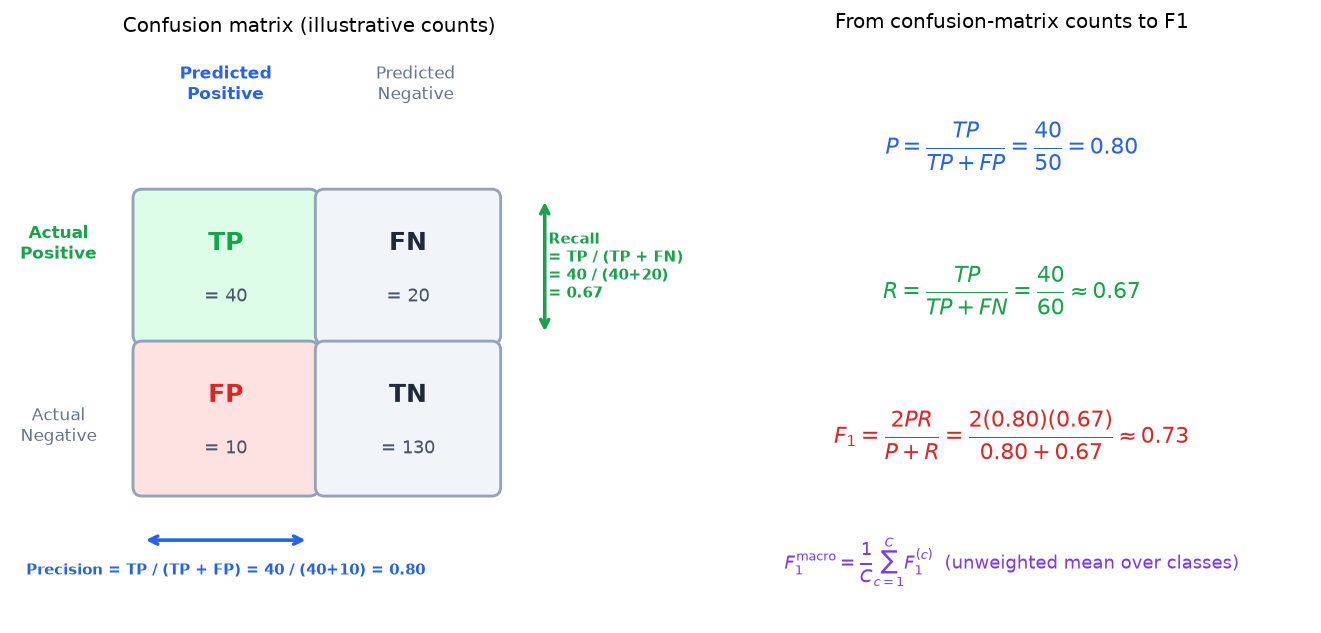

Write the Python code that produced this figure.
import matplotlib; matplotlib.use('Agg')
import matplotlib.pyplot as plt
import matplotlib.patches as patches

OUT = ("/private/tmp/claude-501/-Users-xingao-Projects-Neurarch/"
       "65adcdb4-d882-4642-bf5c-d42bf1be1f61/scratchpad/"
       "awesome-ml-system-design/book/nlp/assets/")

plt.rcParams.update({'figure.dpi': 130, 'font.size': 11, 'figure.autolayout': True})

BLUE   = '#2563eb'
GREEN  = '#16a34a'
RED    = '#dc2626'
PURPLE = '#7c3aed'
GRAY   = '#64748b'
L_GREEN = '#dcfce7'
L_RED   = '#fee2e2'
L_GRAY  = '#f1f5f9'

TP, FP, FN, TN = 40, 10, 20, 130
P  = TP / (TP + FP)          # 0.80
R  = TP / (TP + FN)          # 0.6667
F1 = 2 * P * R / (P + R)     # 0.7273

fig = plt.figure(figsize=(10.5, 5.0))
fig.patch.set_facecolor('white')

# ------------------------------------------------------------------ #
# Left panel: 2x2 confusion matrix with precision / recall brackets   #
# ------------------------------------------------------------------ #
ax = fig.add_subplot(121)
ax.set_xlim(-0.8, 7.0)
ax.set_ylim(-0.5, 7.0)
ax.set_aspect('equal')
ax.axis('off')
ax.set_title('Confusion matrix (illustrative counts)', fontsize=11, pad=8)

# Column headers
ax.text(2.0, 6.5, 'Predicted\nPositive', ha='center', va='center',
        fontsize=9.5, color=BLUE, fontweight='bold')
ax.text(4.5, 6.5, 'Predicted\nNegative', ha='center', va='center',
        fontsize=9.5, color=GRAY)

# Row headers
ax.text(-0.2, 4.4, 'Actual\nPositive', ha='center', va='center',
        fontsize=9.5, color=GREEN, fontweight='bold')
ax.text(-0.2, 2.0, 'Actual\nNegative', ha='center', va='center',
        fontsize=9.5, color=GRAY)

def draw_cell(ax, x, y, w, h, label, count, face, label_color='#1e293b'):
    r = patches.FancyBboxPatch(
        (x, y), w, h,
        boxstyle='round,pad=0.12',
        facecolor=face, edgecolor='#94a3b8', lw=1.6
    )
    ax.add_patch(r)
    ax.text(x + w / 2, y + h * 0.67, label,
            ha='center', va='center', fontsize=14,
            fontweight='bold', color=label_color)
    ax.text(x + w / 2, y + h * 0.28, f'= {count}',
            ha='center', va='center', fontsize=10, color='#475569')

CW, CH = 2.2, 1.8
draw_cell(ax, 0.9, 3.2, CW, CH, 'TP', TP, L_GREEN, GREEN)
draw_cell(ax, 3.3, 3.2, CW, CH, 'FN', FN, L_GRAY)
draw_cell(ax, 0.9, 1.2, CW, CH, 'FP', FP, L_RED, RED)
draw_cell(ax, 3.3, 1.2, CW, CH, 'TN', TN, L_GRAY)

# Precision bracket below the "Predicted Positive" column (x: 0.9 to 3.1)
ax.annotate(
    '', xy=(0.9, 0.5), xytext=(3.1, 0.5),
    arrowprops=dict(arrowstyle='<->', color=BLUE, lw=2.0)
)
ax.text(2.0, 0.10,
        f'Precision = TP / (TP + FP) = {TP} / ({TP}+{FP}) = {P:.2f}',
        ha='center', va='center', fontsize=8.5, color=BLUE, fontweight='bold')

# Recall bracket to the right of the "Actual Positive" row (y: 3.2 to 5.0)
ax.annotate(
    '', xy=(6.2, 3.2), xytext=(6.2, 5.0),
    arrowprops=dict(arrowstyle='<->', color=GREEN, lw=2.0)
)
ax.text(6.25, 4.1,
        f'Recall\n= TP / (TP + FN)\n= {TP} / ({TP}+{FN})\n= {R:.2f}',
        ha='left', va='center', fontsize=8.3, color=GREEN, fontweight='bold')

# ------------------------------------------------- #
# Right panel: formula derivation                    #
# ------------------------------------------------- #
ax2 = fig.add_subplot(122)
ax2.axis('off')
ax2.set_title('From confusion-matrix counts to F1', fontsize=11, pad=8)

rows = [
    (0.50, 0.82,
     r'$P = \dfrac{TP}{TP + FP} = \dfrac{40}{50} = 0.80$',
     BLUE, 12),
    (0.50, 0.57,
     r'$R = \dfrac{TP}{TP + FN} = \dfrac{40}{60} \approx 0.67$',
     GREEN, 12),
    (0.50, 0.32,
     r'$F_1 = \dfrac{2PR}{P + R} = \dfrac{2(0.80)(0.67)}{0.80 + 0.67} \approx 0.73$',
     RED, 12),
    (0.50, 0.10,
     r'$F_1^{\text{macro}} = \dfrac{1}{C}\sum_{c=1}^{C} F_1^{(c)}$  (unweighted mean over classes)',
     PURPLE, 10),
]
for x, y, txt, color, fs in rows:
    ax2.text(x, y, txt, transform=ax2.transAxes,
             ha='center', va='center', fontsize=fs, color=color, linespacing=1.5)

fig.tight_layout()
fig.savefig(OUT + 'fig-confusion-matrix-prf1.png', dpi=130, bbox_inches='tight')
plt.close(fig)
print('wrote fig-confusion-matrix-prf1.png')
